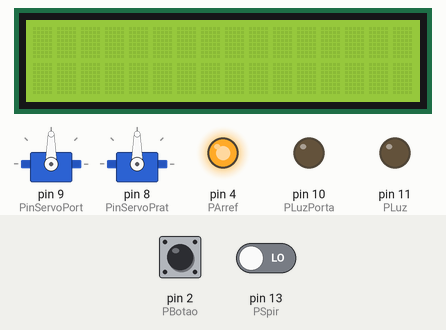
Simulated run of this sketch. Board: Arduino Uno, built with avr-gcc and run on an emulated ATmega328P. Parts: 2 × servo, 16×2 character LCD, output pins drawn as LEDs (lit = HIGH). Inputs (shaded band) come from the test bench; at power-on: pin 2 (PBotao) LOW, pin 13 (PSpir) LOW.

Above: at 1.2 s.
1.3 s: pin 2 (PBotao) pulled HIGH for 0.15 s
4.4 s: pin 13 (PSpir) driven HIGH
At 5.1 s:
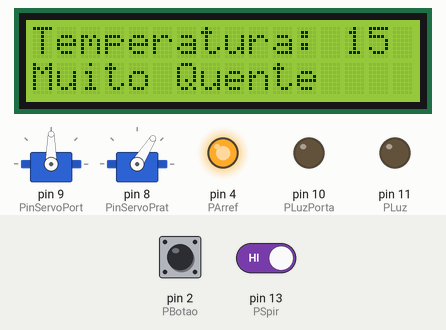
At 6.2 s:
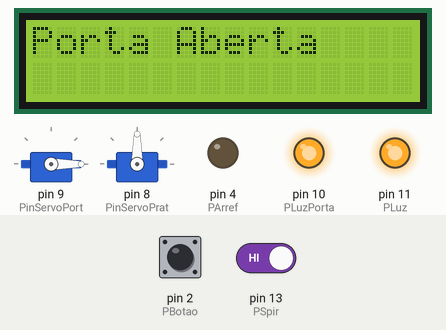
7.0 s: pin 13 (PSpir) driven LOW
At 8.2 s:
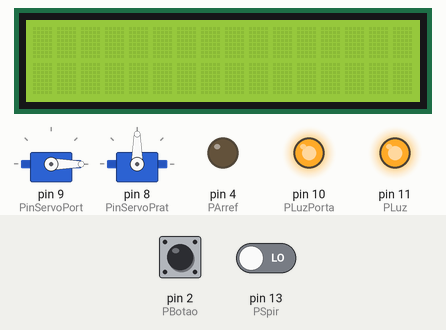
8.5 s: pin 2 (PBotao) pulled HIGH for 1 s
12.5 s: pin 2 (PBotao) pulled HIGH for 0.15 s
At 12.9 s:
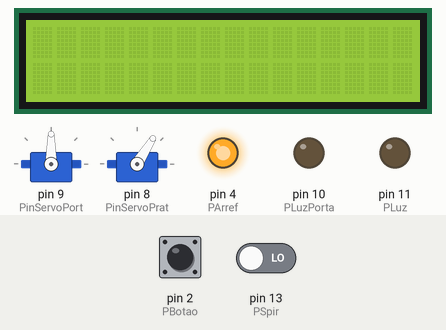
15.6 s: pin 2 (PBotao) pulled HIGH for 3.2 s
Timing chart, 0 to 21.3 s (numbered marks = the images above; inputs shaded):
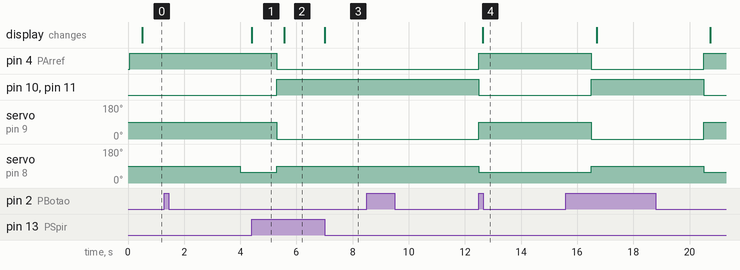

The sketch:

PAP_Final.ino
```cpp
#include <Servo.h>
#include <LiquidCrystal.h> // Inclui a biblioteca LiquidCrystal_I2C para controlar um LCD

Servo ServoPort; // Cria um objeto servo para o primeiro servo (pino 9)
Servo ServoPrat; // Cria um objeto servo para o segundo servo (pino 8)

// Constantes
const int PosHoPart = 90;  // Posição Horiz da prateleira
const int PosDePart = 58; // Posição Deitada da prateleira
const int RefTemp = 11;   // temperatura referencia a manter (11ºC)
// ---------

// Entradas
const int PSpir = 13;
const int PDht11 = A0;
const int PFDCPorta = 1;
const int PinServoPrat = 8;
const int PinServoPort = 9;
const int PBotao = 2;
// ---------

// Saidas
const int PLuz = 11;
const int PLuzPorta = 10;
const int PArref = 4;
const int PBuz = 7;
// ---------

// Variaveis
bool VSpir = 0; // se for igual a 1 ha movimento
bool VBotao = 0;
bool VBuz = 0;
int VTemp = 0; // Variável para guardar a temperatura
bool VLuz = 0;
bool VLuzPorta = 0;
bool VArref = 0;
bool VFDCPorta = 0;
int VServoPort = 0;
int VServoPrat = 0;
int Vtone = 0;
String VLcd1 = "";
String VLcd2 = "";
// ---------

LiquidCrystal lcd(12, 6, 5, 3, A2, A4); // Cria um objeto lcd. O endereço 0x27 pode variar
// Variaveis de Controlo
float leitura_sensor = 0; // Variável para guardar a leitura do sensor
bool estadoPorta = false; // Estado atual do primeiro servo
unsigned long momentodeClique = 0;
bool botaoPressionado = false;
long tempoDeEspera = 4000;
unsigned long tempoAnterior = 0;
long tempoDeTroca = 4000; // Tempo de troca de posição do segundo servo
long lcdUpdateTime = 0;
long tempoDeAviso = 0;
// ---------

void setup()
{
  Serial.begin(9600);
  ServoPort.attach(PinServoPort); // O primeiro servo está conectado ao pino digital 9
  ServoPrat.attach(PinServoPrat); // O segundo servo está conectado ao pino digital 8
  pinMode(PBotao, INPUT);         // Configura o pino do botão como entrada
  pinMode(PSpir, INPUT);
  pinMode(PDht11, INPUT);
  pinMode(PLuz, OUTPUT);
  pinMode(PLuzPorta, OUTPUT);
  pinMode(PBuz, OUTPUT);
  pinMode(PArref, OUTPUT);
  lcd.begin(16, 2);
  lcd.clear(); // Limpa o LCD

}

// ------------------------------------------------------- LOOP <<<<<<<<<<<<<<<<<<<<<<<<<<<<<<<<<<<<<<<<<<<<<<<<<<<<<

void loop()
{
  lerEntradas();
  if (VBotao == HIGH && !botaoPressionado)
  {
    momentodeClique = millis();
    botaoPressionado = true;
  }
  if (botaoPressionado && momentodeClique + tempoDeEspera <= millis())
  {
    changePortaStatus(); // Função para alterar o estado da porta
    momentodeClique = 0;
    botaoPressionado = false;
  }
  // Verifica se passaram 10 segundos desde a última troca de posição do segundo servo
  if (!estadoPorta && millis() - tempoAnterior >= tempoDeTroca)
  {
    changeSecondServoPos();   // Troca a posição do segundo servo
    tempoAnterior = millis(); // Atualiza o tempo da última troca
  }
  if (!estadoPorta)
  {
    controloTemperatura();
  }
  if (estadoPorta && tempoDeAviso != 0 && tempoDeAviso + 10000 <= millis())
  {
    Vtone = 440;
    if (VBotao)
    {
      Vtone = 0;
      tempoDeAviso = 0;
    }
  }
  atualizarLCD();
  atualizarSaidas();
}
// ------------------------------------------------------- Fim de LOOP <<<<<<<<<<<<<<<<<<<<<<<<<<<<<<<<<<<<<<<<<<<<<<<<<<<<<

void controloTemperatura()
{
  VLcd2 = "";
  VLcd1 = "Temperatura: "; // Imprime "Temperatura: " no LCD
  VLcd1 += VTemp;          // Imprime a temperatura no LCD
  if (VTemp > RefTemp)
  {                         // Se a temperatura for maior q 11
    VArref = HIGH;          // Define o pino PArref como HIGH
    VLcd2 = "Muito Quente"; // Imprime "Muito Quente" no LCD
  }
  else if (VTemp < RefTemp)
  {                       // Se a temperatura for menor ou igual a 10
    VArref = LOW;         // Define o pino PArref como LOW
    VLcd2 = "Muito Frio"; // Imprime "Muito Frio" no LCD
  }
}

void atualizarLCD()
{
  if (lcdUpdateTime + 500 < millis())
  {
    lcd.clear();         // Limpa o LCD
    lcd.setCursor(0, 0); // Posiciona o cursor na segunda linha do LCD
    lcd.print(VLcd1);
    lcd.setCursor(0, 1); // Posiciona o cursor na segunda linha do LCD
    lcd.print(VLcd2);
    lcdUpdateTime = millis();
  }
}

void lerEntradas()
{
  VFDCPorta = digitalRead(PFDCPorta);
  VSpir = digitalRead(PSpir);
  VBotao = digitalRead(PBotao);
  VTemp = 15;
  VServoPort = ServoPort.read();
  VServoPrat = ServoPrat.read();
}

void atualizarSaidas()
{
  LCDpoupanca();
  digitalWrite(PSpir, VSpir);
  digitalWrite(PLuz, VLuz);
  digitalWrite(PLuzPorta, VLuzPorta);
  digitalWrite(PArref, VArref);
  digitalWrite(PBuz, VBuz);
  ServoPort.write(VServoPort);
  ServoPrat.write(VServoPrat);
  if (Vtone != 0)
    tone(PBuz, Vtone);
  else
    noTone(PBuz);
}

void LCDpoupanca()
{
  if (VSpir) {lcd.display();return;}
  lcd.noDisplay();
}

void changePortaStatus()
{
  if (!estadoPorta)
  {
    estadoPorta = true; // Atualiza o estado para Porta Aberta
    VServoPort = 0;
    VLuz = 1;
    VServoPrat = PosHoPart;
    VLcd1 = "Porta Aberta"; // Imprime "Porta Aberta " no LCD
    VLcd2 = "";
    VLuzPorta = 1;
    VArref = 0;
    tempoDeAviso = millis();
  }
  else
  {
    VServoPort = 90;     // Move o primeiro servo de volta para 90 graus (porta trancada)
    estadoPorta = false; // Atualiza o estado para Porta Fechada
    controloTemperatura();
    VLuz = 0;
    VLuzPorta = 0;
    VBuz = 0; // Para o piezo
    VTemp = 0;
  }
}

void changeSecondServoPos()
{
  if (VServoPrat == PosHoPart)
  {
    VServoPrat = PosDePart; // Move o segundo servo para 90 graus
  }
  else
  {
    VServoPrat = PosHoPart; // Move o segundo servo de volta para 0 graus
  }
}
```

Measured:
- after the input at 4.4 s, the display: changes at once (image 1)
- after the input at 7.0 s, the display: changes at once (image 3)
- after the input at 8.5 s, every drawn part: stays the same
- what the display in image 1 shows lasts 1.2 s, from 4.4 s to 5.6 s
